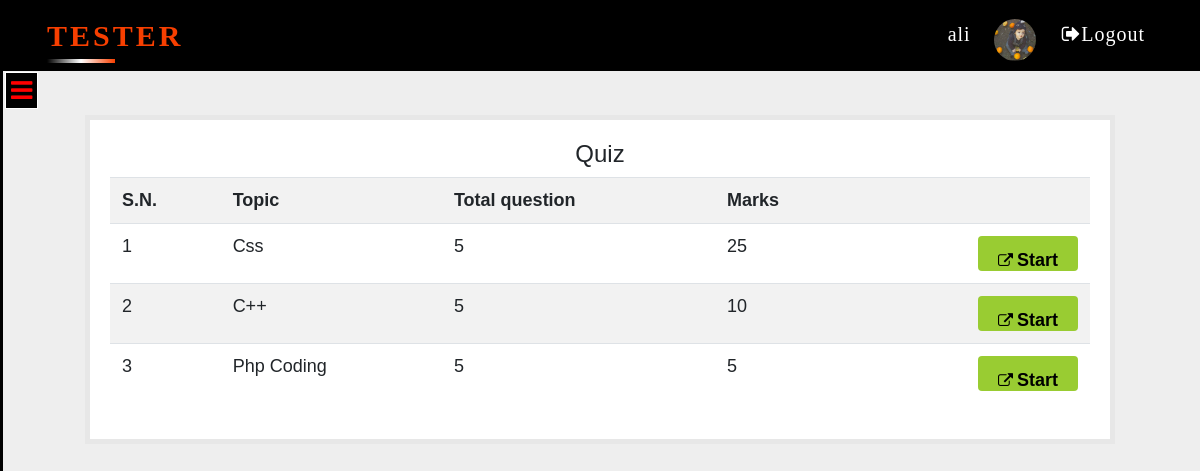
/home.php?q=1 (signed in), run on the app's committed database.
### tables this page shows
CREATE TABLE `user` (
  `name` varchar(50) NOT NULL,
  `gender` varchar(5) NOT NULL,
  `email` varchar(50) NOT NULL,
  `mob` bigint(20) NOT NULL,
  `password` varchar(50) NOT NULL,
  `image` varchar(500) NOT NULL,
  `date` timestamp NOT NULL DEFAULT current_timestamp()
);

CREATE TABLE `quiz` (
  `eid` text NOT NULL,
  `title` varchar(100) NOT NULL,
  `sahi` int(11) NOT NULL,
  `wrong` int(11) NOT NULL,
  `total` int(11) NOT NULL,
  `intro` text NOT NULL,
  `date` timestamp NOT NULL DEFAULT current_timestamp()
);

### home.php (the view, shortened to what this page needs)
<?php include 'link.php'?>
 <?php
 include_once 'dbConnection.php';
  if(!(isset($_SESSION['email']))){
header("location:index1.php");
}
else
{
$email=$_SESSION['email'];
}
$query="SELECT * FROM `user` where `email`='$email'";
      $datab=mysqli_query($con,$query);
          $result=mysqli_fetch_assoc($datab);
?>
 <!DOCTYPE html>
 <html>
 <head>
		<link rel="stylesheet" type="text/css" href="css/style.css">
 </head>
 <body>
     <nav class="navbar navbar-expand-lg navbar-light bg-light fixed-top"  style="background-color: black !important">
     		<div class="container">
      	<div class="line">
  <a class="navbar-brand" href="#">
     <span></span>
  TESTER</a></div>
  <div class="collapse navbar-collapse" id="navbarSupportedContent">
    <ul class="navbar-nav ml-lg-auto">
      <li class="nav-item active">
        <a class="nav-link" href="#"><span style="margin-right: 20px"><?php echo $_SESSION['name'] ; ?> </span> <img src="<?php echo $result['image']?>" height="42px" width="42" align="right" style="border-radius: 500px"></a>
      </li>
      <li class="nav-item">
        <a class="nav-link" href="logout.php?q=home.php">&nbsp;<i class="fa fa-sign-out" aria-hidden="true"></i>Logout</a>
      </li>
    </ul>
  </div></div>
</nav>
  <div id="first">
	<div class="sideopen fixed"  >
		<a href="#" onclick="openSlideMenu();" ><i class="fa fa-bars" aria-hidden="true"></i></a>
	 </div>
	<div class="nav sidenave" id="close">
		<a href="#" onclick="closeSlideMenu();"><i class="fa fa-times" aria-hidden="true"></i></a><br><br><br>
		<ul class="homicon">
			<li><h4>LMS</h4></li><br>
		</ul>
	 </div></div>
	 <div class="container">
  <div class="row">
   <div class="col-md-12">
     <?php if(@$_GET['q']==1 ) {
       $quiz="SELECT * FROM quiz ORDER BY date DESC";
         $result=mysqli_query($con,$quiz);
          echo'<div class="homepanel">
          		<h4 style="text-align:center">Quiz</h4>
                <div class="table-responsive">
                 <table class="table table-striped title1" id="mytable">
                   <tr>
                       <td><b>S.N.</b></td>
                       <td><b>Topic</b></td>
                       <td><b>Total question</b></td>
                       <td><b>Marks</b></td>
                       <td> </td>
                   </tr>';
      $c=1;
      while($row = mysqli_fetch_array($result)) {
      	$title = $row['title'];
      	$total = $row['total'];
      	$sahi = $row['sahi'];
      	$eid = $row['eid'];
      $q12=mysqli_query($con,"SELECT score FROM history WHERE eid='$eid' AND email='$email'" )or die('Error98');
      $rowcount=mysqli_num_rows($q12);
      if($rowcount ==0){
      	echo '<tr>
        <td>'.$c++.'</td>
        <td>'.$title.'</td>
        <td>'.$total.'</td>
        <td>'.$sahi*$total.'</td>
      	<td><b><a href="home.php?q=quiz&step=2&eid='.$eid.'&n=1&t='.$total.'" class="pull-right btn sub1" style="margin:0px;background:#99cc32;color:#000"><i class="fa fa-external-link" aria-hidden="true"></i>&nbsp;<span class="title1"><b>Start</b></span></a>
        </b>
        </td>
        </tr>';
      }
}
echo '</table></div></div>';
}?>
     </div>
   </div>
</div>
 </body>
 </html>

### css/style.css (style rules this page uses)
body { padding:0; box-sizing: border-box; background:#eee; }
.navbar { z-index:9; }
.navbar-light .navbar-nav .nav-link { color: rgba(255,255,255,1) !important; margin-left: 2px; margin-right:2px; font-size: 20px; font-weight: 500; font-family:'typo'; position: relative; letter-spacing: 1px; }
.navbar-brand, .navbar-brand:hover, .navbar-brand:focus, .navbar-brand:visited { color: #F73F00 !important; font-size: 30px !important; font-weight:bold !important; margin-left: 2px; font-family:'typo'; text-transform: uppercase; }
.line a { position: relative;letter-spacing: 3px; overflow: hidden; }
.line a span { position: absolute; }
.line a span:nth-child(1) { bottom: 0%; left: 0%; height: 4px; width: 50%; background:linear-gradient(90deg,transparent,white, #F73F00 ); animation:animat1 2s linear infinite; }
.sidenave { height: 100%; width: 0px; position: fixed; top:71px; left: 0px; padding-top:25px; background-color: #2d3235; overflow: hidden; z-index: 1; transition: all .3s linear; border-right: 3px solid black; }
.sideopen i { font-size: 25px; position: fixed; color: red; top:72px; border:1px solid #fff; background: #000; padding: 5px; left: 5px; z-index:1 ; }
#first { transition: all.2s linear; z-index: 9; margin-top: 75px !important; }
.sidenave ul { list-style: none; margin-top: 40px; margin-left: -20px }
.homepanel { border: 5px solid #E7E7E7; margin:40px; padding:20px; background-color: #FFf; font: 15px "Century Gothic", "Times Roman", sans-serif; }
.sub1 { width:90px; color: black; font-size:15px; height:35px; margin:20px; padding:10px; width:100px; }
.title1 { font: "Century Gothic", "Times Roman", sans-serif; font-weight: 500; font-size: 18px !important; }

### data on the page
user: image (picture)
quiz: title "Css", total "5", $sahi*$total "25"
quiz: title "C++", total "5", $sahi*$total "10"
quiz: title "Php Coding", total "5", $sahi*$total "5"

### other printed values
$_SESSION['name'] "ali"
